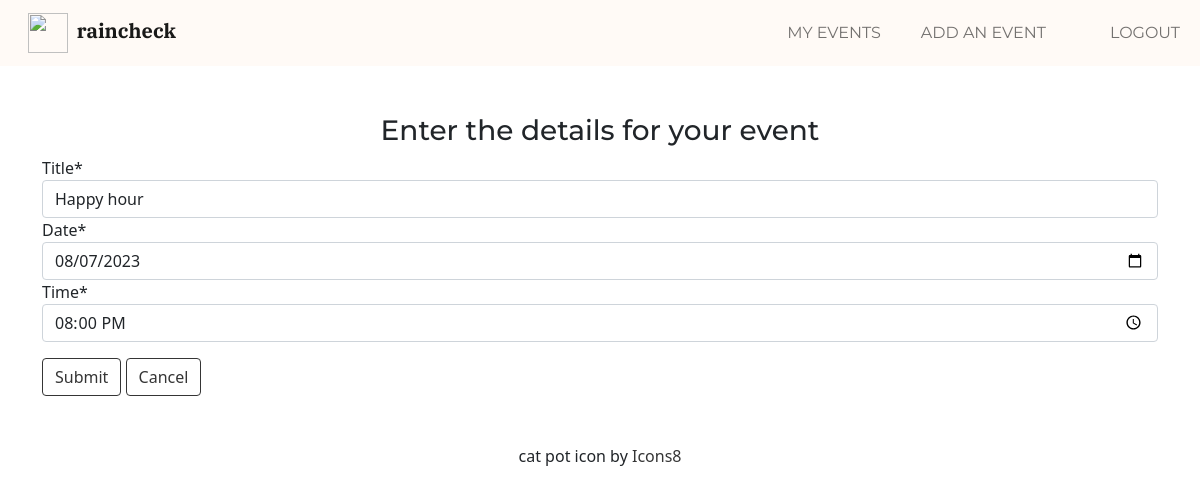
The app's page /events/event/58/update (signed in) with its own data.
### events/models.py (models this page shows, shortened)
class Event(models.Model):
    ACTIVE = 1
    INACTIVE = 0
    title = models.CharField(max_length=100, blank=False)
    invitee = models.ForeignKey(settings.AUTH_USER_MODEL, on_delete=models.CASCADE, related_name='event_invitee')
    date = models.DateField(
        auto_now=False,
        auto_now_add=False,
        blank=False,
        validators=[MinValueValidator(date.today() + timedelta(days=1))],  # Event must be +1 day in the future
    )
    time = models.TimeField(
        auto_now=False,
        auto_now_add=False,
        blank=False,
    )
    status = models.IntegerField(default=ACTIVE)
    owner = models.ForeignKey(settings.AUTH_USER_MODEL, on_delete=models.CASCADE, related_name='event_owner')

### events/views.py (the view, shortened to what this page needs)
# urls.py: path('event/<int:pk>/update', views.EventUpdateView.as_view(), name='event_update'),
class EventUpdateView(LoginRequiredMixin, View):
    model = Event
    template = 'events/event_form.html'
    success_url = reverse_lazy('events:all')
    def get(self, request, pk):
        event = get_object_or_404(self.model, pk=pk)
        form = EventUpdateForm(instance=event)
        ctx = {'form': form}
        return render(request, self.template, ctx)

### events/forms.py
class EventUpdateForm(ModelForm):
    class Meta:
        model = Event
        fields = ['title', 'date', 'time']
        widgets = {
            'date': DateInput(),
            'time': TimeInput(format='%H:%M'),
        }

### events/templates/events/event_form.html (shortened to what this page needs)
{% extends "home/base.html" %}
{% load crispy_forms_tags %}
{% block title %}
    <h3 class="text-center mt-5 montserrat">Enter the details for your event</h3>
{% endblock %}
{% block content %}
    <div class="container-sm">
      <form action="" method="post">
          {{ form|crispy }}
        <input type="submit" class="btn btn-outline-dark mt-3" value="Submit">
        <input type="submit" class="btn btn-outline-dark mt-3" onclick="window.location='{% url 'events:all' %}' ; return false;" value="Cancel">
      </form>
    </div>
{% endblock %}

### records on screen
Event: title "Happy hour", date "08/07/2023", time "20:00"
